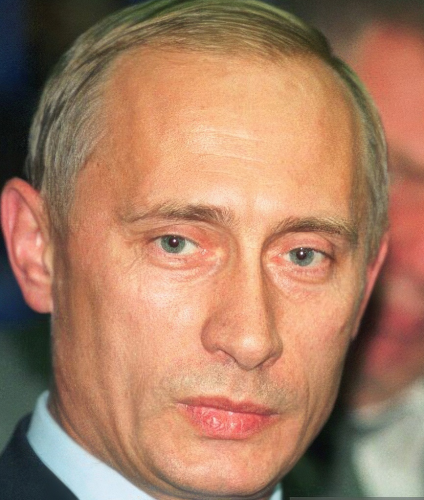
#> input picture simple-test/test-real/real_1999_08_12 (2).png, 424 x 500 px; its folder holds only this picture in this run
$ python extract_texture_simple_test.py   (older library calls are emulated)
#> lines starting #> are read from the running program, lines starting #| are printed output that depends on the picture; after the words box and inside, x2 and y2 are one past the last pixel; in counts of white or black regions, pixels touching at a corner belong together
#!/usr/bin/env python3
"""
Extract texture metrics from simple-test real vs silicone using scikit-image
Goal: find quality-robust metrics and thresholds.

Dataset:
- /home/user/dptn_new/simple-test/test-real/*.png  (196)
- /home/user/dptn_new/simple-test/test-silicone/*.png (100)

Output:
- /home/user/texture_metrics.csv
- /home/user/texture_stats.json
"""

from pathlib import Path
import cv2
import numpy as np
import json
from collections import defaultdict

from skimage.feature import graycomatrix, graycoprops, local_binary_pattern
from skimage.filters.rank import entropy as rank_entropy
from skimage.morphology import disk, white_tophat
from skimage.restoration import estimate_sigma
from scipy.ndimage import uniform_filter
from scipy.stats import skew
import warnings
warnings.filterwarnings("ignore")

REAL_DIR = Path("/home/user/dptn_new/simple-test/test-real")
SIL_DIR = Path("/home/user/dptn_new/simple-test/test-silicone")
OUT_CSV = Path("/home/user/texture_metrics.csv")
OUT_JSON = Path("/home/user/texture_stats.json")

def create_skin_mask(h, w):
    """Ellipse central mask 70% width, 80% height, centered"""
    mask = np.zeros((h,w), dtype=np.uint8)
    cx, cy = w//2, h//2
    # axes: 35% width, 40% height
    ax_x, ax_y = int(w*0.35), int(h*0.40)
    cv2.ellipse(mask, (cx,cy), (ax_x, ax_y), 0, 0, 360, 1, -1)
    return mask.astype(bool)

def image_quality_metrics(gray):
    """blur, noise, blockiness, overall"""
    blur = float(cv2.Laplacian(gray, cv2.CV_64F).var())
    median = cv2.medianBlur(gray, 3)
    noise = float(np.mean(np.abs(gray.astype(np.float32) - median.astype(np.float32))))
    # jpeg blockiness: difference across 8px grid
    if gray.shape[0] > 16 and gray.shape[1] > 16:
        b = gray[:, 7::8].astype(np.float32)
        i = gray[:, 3::8].astype(np.float32)
        n = min(b.shape[1], i.shape[1])
        blockiness = float(np.mean(np.abs(b[:,:n]-i[:,:n])))/10.0+1.0
    else:
        blockiness = 1.0
    sharp_denom = 400.0 * np.clip(min(gray.shape)/224.0, 0.35, 2.5)
    sharpness = float(np.clip(blur / sharp_denom, 0, 1))
    overall = float(np.clip(sharpness*0.7 + (1-min(noise/35.0,1))*0.3,0,1))
    return {"blur":blur, "noise":noise, "blockiness":blockiness, "sharpness":sharpness, "overall":overall}

def glcm_features(gray_u8, mask, levels=32):
    """Quantile-based GLCM"""
    # mask -> crop to bounding box of mask
    coords = np.argwhere(mask)
    if coords.size==0:
        return {}
    y0,y1 = coords[:,0].min(), coords[:,0].max()+1
    x0,x1 = coords[:,1].min(), coords[:,1].max()+1
    crop = gray_u8[y0:y1, x0:x1]
    if crop.size==0:
        return {}
    # percentile quantization [2,98] like original
    skin_pixels = gray_u8[mask]
    if skin_pixels.size==0:
        return {}
    lo, hi = np.percentile(skin_pixels, [2,98])
    span = max(hi-lo, 1e-6)
    norm = np.clip((crop.astype(float)-lo)/span,0,1)
    quant = (norm* (levels-1)).astype(np.uint8)
    # need same for whole crop, but mask for GLCM? skimage greycomatrix doesn't support mask, so we fill non-skin with mean
    # for simplicity compute GLCM on whole quant crop (includes some background) - but we cropped tightly so ok
    try:
        glcm = graycomatrix(quant, distances=[1,3], angles=[0, np.pi/4, np.pi/2, 3*np.pi/4], levels=levels, symmetric=True, normed=True)
        # aggregate
        res={}
        for d_idx, d in enumerate([1,3]):
            # mean over angles
            diss = [float(graycoprops(glcm, "dissimilarity")[d_idx, a]) for a in range(4)]
            homo = [float(graycoprops(glcm, "homogeneity")[d_idx, a]) for a in range(4)]
            contr = [float(graycoprops(glcm, "contrast")[d_idx, a]) for a in range(4)]
            energ = [float(graycoprops(glcm, "energy")[d_idx, a]) for a in range(4)]
            corr = [float(graycoprops(glcm, "correlation")[d_idx, a]) for a in range(4)]
            res[f"glcm_diss_d{d}_mean"] = float(np.mean(diss))
            res[f"glcm_diss_d{d}_std"] = float(np.std(diss))
            res[f"glcm_homo_d{d}_mean"] = float(np.mean(homo))
            res[f"glcm_contr_d{d}_mean"] = float(np.mean(contr))
            res[f"glcm_energy_d{d}_mean"] = float(np.mean(energ))
            res[f"glcm_corr_d{d}_mean"] = float(np.mean(corr))
            # anisotropy: std across angles (regular texture has high anisotropy)
            res[f"glcm_diss_d{d}_aniso"] = float(np.std(diss))
        return res
    except Exception as e:
        return {}

def lbp_features(gray_u8, mask):
    res={}
    try:
        lbp1 = local_binary_pattern(gray_u8, P=8, R=1, method="uniform")
        lbp2 = local_binary_pattern(gray_u8, P=8, R=2, method="uniform")
        lbp1_skin = lbp1[mask]
        lbp2_skin = lbp2[mask]
        if lbp1_skin.size>0:
            # uniform patterns: 0..8 uniform, 9 non-uniform
            # std
            res["lbp_r1_std"] = float(np.std(lbp1_skin))
            res["lbp_r1_mean"] = float(np.mean(lbp1_skin))
            # histogram
            hist, _ = np.histogram(lbp1_skin, bins=10, range=(0,10), density=True)
            # entropy of lbp histogram
            hist = hist[hist>0]
            res["lbp_r1_hist_entropy"] = float(-np.sum(hist*np.log2(hist))) if hist.size>0 else 0.0
            # non-uniform ratio: code 9 is non-uniform in uniform method (P+1)
            # Actually uniform method: 0..P are uniform, P+1=9 is non-uniform
            non_uniform = np.sum(lbp1_skin==9) / lbp1_skin.size
            res["lbp_r1_nonuniform_ratio"] = float(non_uniform)
        if lbp2_skin.size>0:
            res["lbp_r2_std"] = float(np.std(lbp2_skin))
            res["lbp_r2_mean"] = float(np.mean(lbp2_skin))
            non_uniform2 = np.sum(lbp2_skin==9) / lbp2_skin.size
            res["lbp_r2_nonuniform_ratio"] = float(non_uniform2)
        # ror method for complexity
        lbp_ror = local_binary_pattern(gray_u8, P=8, R=1, method="ror")
        lbp_ror_skin = lbp_ror[mask]
        if lbp_ror_skin.size>0:
            res["lbp_ror_r1_std"] = float(np.std(lbp_ror_skin))
    except Exception as e:
        pass
    return res

def fft_features(gray_u8, mask):
    res={}
    try:
        coords = np.argwhere(mask)
        if coords.size<64*64:
            return res
        y0,y1 = coords[:,0].min(), coords[:,0].max()+1
        x0,x1 = coords[:,1].min(), coords[:,1].max()+1
        crop = gray_u8[y0:y1, x0:x1].astype(np.float32)
        # patch-based: central 128x128 if possible
        h,w = crop.shape
        # take central patch 128x128
        ch, cw = h//2, w//2
        ph = min(128, h)
        pw = min(128, w)
        patch = crop[ch-ph//2:ch+ph//2, cw-pw//2:cw+pw//2]
        if patch.size==0:
            return res
        # window
        wy = np.hanning(patch.shape[0])
        wx = np.hanning(patch.shape[1])
        window = np.outer(wy, wx)
        patch_w = (patch - patch.mean()) * window
        f = np.fft.fft2(patch_w)
        fshift = np.fft.fftshift(f)
        mag = np.abs(fshift)
        power = mag**2
        h_, w_ = mag.shape
        cy, cx = h_//2, w_//2
        yy, xx = np.ogrid[:h_, :w_]
        radius = np.sqrt((yy-cy)**2 + (xx-cx)**2)
        # masks
        low = power[radius<=4].sum()
        high = power[radius>8].sum()
        total = power.sum()+1e-6
        res["fft_highfreq_ratio"] = float(high/(low+1e-6)) if low>0 else 0.0
        res["fft_high_low_ratio"] = float(high/total)
        res["fft_peak_ratio"] = float(mag.max()/ (total+1e-6))
        # anisotropy: angular profile
        theta = np.arctan2(yy-cy, xx-cx) + np.pi # 0..2pi
        n_bins=12
        ang_profile=[]
        for i in range(n_bins):
            a0 = i*2*np.pi/n_bins
            a1 = (i+1)*2*np.pi/n_bins
            mask_ang = (theta>=a0) & (theta<a1) & (radius>=5) & (radius<=20)
            if mask_ang.any():
                ang_profile.append(power[mask_ang].mean())
            else:
                ang_profile.append(0)
        ang_profile = np.array(ang_profile)
        if ang_profile.sum()>0:
            ang_profile = ang_profile/ang_profile.sum()
            # entropy
            ang_profile = ang_profile[ang_profile>0]
            ent = -np.sum(ang_profile*np.log(ang_profile+1e-9))
            max_ent = np.log(n_bins)
            res["fft_angular_entropy"] = float(ent/max_ent) # 1=isotropic, 0=anisotropic
            res["fft_aniso"] = float(1.0 - ent/max_ent) # anisotropy
        # spectral slope beta
        # radial bins
        max_r = min(h_, w_)//2
        n_rad=15
        rad_power=[]
        rad_r=[]
        for i in range(1, n_rad):
            r0 = i*max_r/n_rad
            r1 = (i+1)*max_r/n_rad
            m = (radius>=r0) & (radius<r1)
            if m.any():
                rad_power.append(power[m].mean())
                rad_r.append((r0+r1)/2)
        rad_power = np.array(rad_power)
        rad_r = np.array(rad_r)
        valid = (rad_power>0) & (rad_r>3)
        if valid.sum()>=4:
            log_r = np.log(rad_r[valid])
            log_p = np.log(rad_power[valid]+1e-9)
            slope, _ = np.polyfit(log_r, log_p, 1)
            res["spectral_slope_beta"] = float(-slope)
        else:
            res["spectral_slope_beta"] = 2.5
    except Exception as e:
        # print(e)
        pass
    return res

def local_var_features(gray_u8, mask):
    res={}
    try:
        gray_f = gray_u8.astype(np.float64)
        for wname, w in [("w15",15), ("w31",31)]:
            local_m = uniform_filter(gray_f, size=w)
            local_m_sq = uniform_filter(gray_f**2, size=w)
            local_var = np.maximum(local_m_sq - local_m**2, 0)
            local_std = np.sqrt(local_var)
            valid_mask = mask & (local_m>1)
            if valid_mask.any():
                cv = local_std[valid_mask] / local_m[valid_mask]
                cv = np.clip(cv, 0, 5)
                res[f"homo_cv_{wname}_mean"] = float(np.mean(cv))
                res[f"homo_cv_{wname}_std"] = float(np.std(cv))
                # local std mean
                res[f"homo_std_{wname}_mean"] = float(np.mean(local_std[valid_mask]))
    except Exception:
        pass
    return res

def pore_features(gray_u8, mask):
    res={}
    try:
        for rname, r in [("r2",2), ("r4",4)]:
            tophat = white_tophat(gray_u8, disk(r))
            vals = tophat[mask]
            if vals.size>0:
                res[f"pore_tophat_{rname}_mean"] = float(np.mean(vals))
                res[f"pore_tophat_{rname}_std"] = float(np.std(vals))
                # density: count > mean+std
                thr = np.mean(vals) + np.std(vals)
                dens = np.sum(vals>thr) / max(mask.sum(),1)
                res[f"pore_density_{rname}"] = float(dens)
    except Exception:
        pass
    return res

def edge_features(gray_u8, mask):
    res={}
    try:
        edges = cv2.Canny(gray_u8, 40, 120)
        if mask.any():
            res["edge_density"] = float(edges[mask].mean()/255.0)
        # sobel skew
        sx = cv2.Sobel(gray_u8, cv2.CV_64F, 1,0, ksize=3)
        sy = cv2.Sobel(gray_u8, cv2.CV_64F, 0,1, ksize=3)
        mag = np.sqrt(sx**2+sy**2)
        mag_skin = mag[mask]
        if mag_skin.size>0:
            res["sobel_mean"] = float(np.mean(mag_skin))
            res["sobel_std"] = float(np.std(mag_skin))
            res["sobel_skew"] = float(skew(mag_skin.ravel())) if mag_skin.size>10 else 0.0
    except Exception:
        pass
    return res

def entropy_features(gray_u8, mask):
    res={}
    try:
        # histogram entropy 32 bins
        pixels = gray_u8[mask]
        if pixels.size>0:
            hist, _ = np.histogram(pixels, bins=32, range=(0,255), density=False)
            prob = hist / hist.sum()
            prob = prob[prob>0]
            ent = -np.sum(prob*np.log2(prob)) if prob.size>0 else 0.0
            res["hist_entropy"] = float(ent)
        # rank entropy disk 5
        # need uint8 image
        try:
            ent_img = rank_entropy(gray_u8, disk(5))
            if mask.any():
                res["rank_entropy_median"] = float(np.median(ent_img[mask]))
                res["rank_entropy_std"] = float(np.std(ent_img[mask]))
        except Exception:
            pass
    except Exception:
        pass
    return res

def process_image(path, label):
    img = cv2.imread(str(path))
    if img is None:
        return None
    # resize if too large? Keep as is
    h,w = img.shape[:2]
    mask = create_skin_mask(h,w)
    gray = cv2.cvtColor(img, cv2.COLOR_BGR2GRAY)
    # quality
    q = image_quality_metrics(gray)
    # metrics
    feats={}
    feats.update(q)
    feats.update(glcm_features(gray, mask))
    feats.update(lbp_features(gray, mask))
    feats.update(fft_features(gray, mask))
    feats.update(local_var_features(gray, mask))
    feats.update(pore_features(gray, mask))
    feats.update(edge_features(gray, mask))
    feats.update(entropy_features(gray, mask))
    feats["label"] = label
    feats["path"] = str(path.name)
    # estimate sigma via skimage
    try:
        sigma = estimate_sigma(gray, channel_axis=None)
        feats["sigma_est"] = float(sigma)
    except:
        feats["sigma_est"] = 0.0
    return feats

def main():
    all_feats=[]
    for p in REAL_DIR.glob("*.png"):
        f = process_image(p, "real")
#> in process_image, img is the input picture: shape (500, 424, 3); mean B, G, R 99.5, 125.8, 168.4
#> in create_skin_mask, `cv2.ellipse(mask, (cx,cy), (ax_x, ax_y), 0, 0, 360, 1, -1)`:
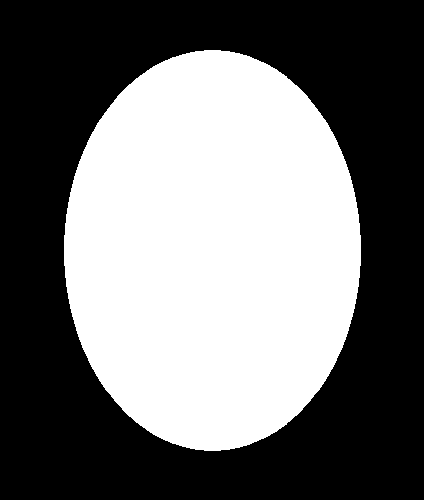
#> mask: shape (500, 424); values 0 (black) and 1 (white), 44.1% white; 1 white region, box (x1, y1, x2, y2) and area: (64, 50, 361, 451) 93445
#> in image_quality_metrics, `blur = float(cv2.Laplacian(gray, cv2.CV_64F).var())`: blur = 261.6
#> in image_quality_metrics, `noise = float(np.mean(np.abs(gray.astype(np.float32) - median.astype(n..`: noise = 2.44
#> in image_quality_metrics, `blockiness = float(np.mean(np.abs(b[:,:n]-i[:,:n])))/10.0+1.0`: blockiness = 2.01
#> in image_quality_metrics, `sharpness = float(np.clip(blur / sharp_denom, 0, 1))`: sharpness = 0.346
#> in image_quality_metrics, `overall = float(np.clip(sharpness*0.7 + (1-min(noise/35.0,1))*0.3,0,1))`: overall = 0.521
#> in process_image, `q = image_quality_metrics(gray)`: q = {'blur': 261.6, 'noise': 2.44, 'blockiness': 2.01, 'sharpness': 0.346, 'overall': 0.521}
#> in glcm_features, `coords = np.argwhere(mask)`: coords = 93445 pairs, first value 50 to 450, second value 64 to 360
#> in glcm_features, `y0,y1 = coords[:,0].min(), coords[:,0].max()+1`: y0 = 50; y1 = 451
#> in glcm_features, `x0,x1 = coords[:,1].min(), coords[:,1].max()+1`: x0 = 64; x1 = 361
#> in glcm_features, `crop = gray_u8[y0:y1, x0:x1]`:
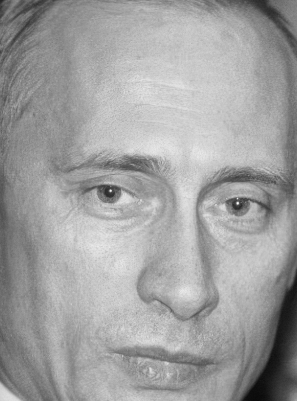
#> crop: shape (401, 297); min 10, max 249, mean 160.2
#> in glcm_features, `lo, hi = np.percentile(skin_pixels, [2,98])`: lo = 105; hi = 216
#> in glcm_features, `span = max(hi-lo, 1e-6)`: span = 111
#> in glcm_features, `norm = np.clip((crop.astype(float)-lo)/span,0,1)`:
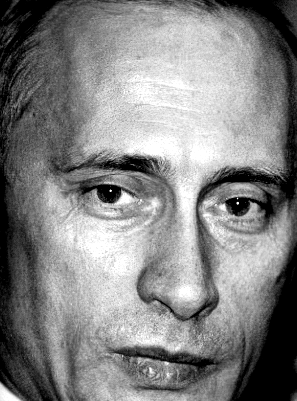
#> norm: shape (401, 297) float64; min 0, max 1, mean 0.519
#> the loop in glcm_features, `for d_idx, d in enumerate([1,3]):` made 2 passes
#> (diss, homo, contr, energ, corr) on passes 1 to 2: ([1.35, 1.64, 1.37, 1.63], [0.519, 0.471, 0.521, 0.473], [3.68, 5.56, 4.02, 5.53], [0.101, 0.0955, 0.102, 0.0964], [0.977, 0.965, 0.975, 0.965]), ([2.14, 2.11, 2.09, 2.11], [0.406, 0.412, 0.428, 0.415], [9.43, 9.47, 10.33, 9.76], [0.0856, 0.0864, 0.0888, 0.0873], [0.94, 0.939, 0.934, 0.938])
#> after the loop in glcm_features, `for d_idx, d in enumerate([1,3]):`: res = 14 items
#> in lbp_features, `lbp2 = local_binary_pattern(gray_u8, P=8, R=2, method="uniform")`:
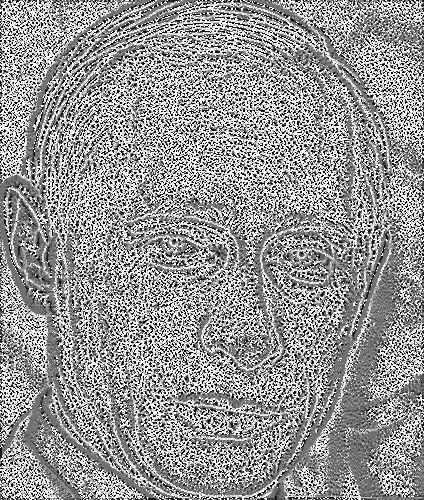
#> lbp2: shape (500, 424) float64; min 0, max 9, mean 5.31; drawn with min black and max white
#> in lbp_features, `hist, _ = np.histogram(lbp1_skin, bins=10, range=(0,10), density=True)`: hist = [0.0888, 0.0968, 0.0663, 0.0863, 0.0988, 0.0905, 0.0771, 0.0974, 0.116, 0.182]
#> in lbp_features, `non_uniform = np.sum(lbp1_skin==9) / lbp1_skin.size`: non_uniform = 0.182
#> in lbp_features, `non_uniform2 = np.sum(lbp2_skin==9) / lbp2_skin.size`: non_uniform2 = 0.271
#> in lbp_features, `lbp_ror = local_binary_pattern(gray_u8, P=8, R=1, method="ror")`:
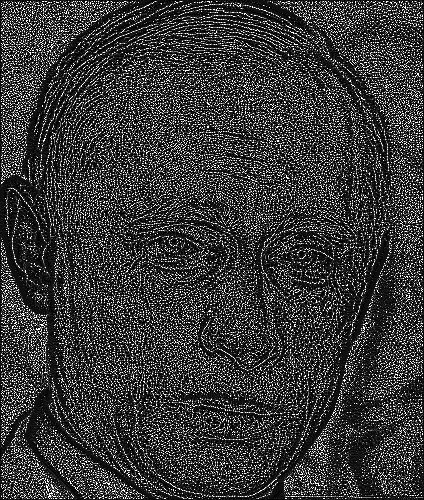
#> lbp_ror: shape (500, 424) float64; min 0, max 255, mean 57.9
#> in fft_features, `y0,y1 = coords[:,0].min(), coords[:,0].max()+1`: y0 = 50; y1 = 451
#> in fft_features, `x0,x1 = coords[:,1].min(), coords[:,1].max()+1`: x0 = 64; x1 = 361
#> in fft_features, `mag = np.abs(fshift)`:
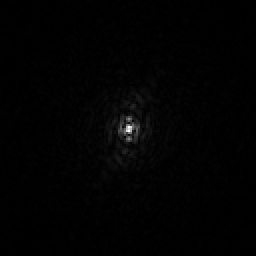
#> mag: shape (128, 128) float64 (shown 2 times larger); min 4.48, max 41615.5, mean 427.2; drawn with min black and max white
#> in fft_features, `low = power[radius<=4].sum()`: low = 1.63e+10
#> in fft_features, `high = power[radius>8].sum()`: high = 4.94e+09
#> in fft_features, `total = power.sum()+1e-6`: total = 2.8e+10
#> after the loop in fft_features, `for i in range(n_bins):`: ang_profile = [3498887.1, 5407333.8, 7034743.7, 15480081.2, 3914113.3, 5032179.9, 3994759.8, 5407333.8, 7034743.7, 15480081.2, 3914113.3, 5032179.9]
#> in fft_features, `ang_profile = ang_profile/ang_profile.sum()`: ang_profile = [0.0431, 0.0666, 0.0866, 0.191, 0.0482, 0.0619, 0.0492, 0.0666, 0.0866, 0.191, 0.0482, 0.0619]
#> in fft_features, `ent = -np.sum(ang_profile*np.log(ang_profile+1e-9))`: ent = 2.34
#> after the loop in fft_features, `for i in range(1, n_rad):`: rad_power = [33910350.7, 5673794.2, 2259187.6, 1350237.8, 479541.8, 301048.9, 208386.2, 168760.5, 121390.1, 89420.7, 71290.5, 59127.8, 50873.2, 41080.9]; rad_r = [6.4, 10.67, 14.93, 19.2, 23.47, 27.73, 32, 36.27, 40.53, 44.8, 49.07, 53.33, 57.6, 61.87]
#> in fft_features, `valid = (rad_power>0) & (rad_r>3)`: valid = [True, True, True, True, True, True, True, True, True, True, True, True, True, True]
#> in fft_features, `log_r = np.log(rad_r[valid])`: log_r = [1.86, 2.37, 2.7, 2.95, 3.16, 3.32, 3.47, 3.59, 3.7, 3.8, 3.89, 3.98, 4.05, 4.12]
#> in fft_features, `log_p = np.log(rad_power[valid]+1e-9)`: log_p = [17.34, 15.55, 14.63, 14.12, 13.08, 12.62, 12.25, 12.04, 11.71, 11.4, 11.17, 10.99, 10.84, 10.62]
#> in fft_features, `slope, _ = np.polyfit(log_r, log_p, 1)`: slope = -2.93
#> after the loop in local_var_features, `for wname, w in [("w15",15), ("w31",31)]:`:
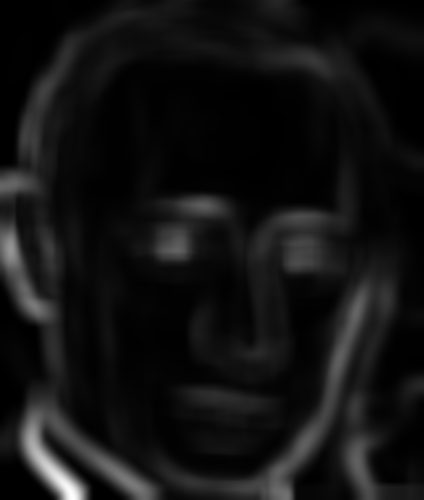
#> local_var: shape (500, 424) float64; min 2.01, max 6546.3, mean 490.1; drawn with min black and max white
#> after the loop in local_var_features, `for wname, w in [("w15",15), ("w31",31)]:`: res = {'homo_cv_w15_mean': 0.0697, 'homo_cv_w15_std': 0.0562, 'homo_std_w15_mean': 11.14, 'homo_cv_w31_mean': 0.0962, 'homo_cv_w31_std': 0.0636, 'homo_std_w31_mean': 15.62}
#> the loop in pore_features, `for rname, r in [("r2",2), ("r4",4)]:` made 2 passes
#> (thr, dens) on passes 1 to 2: (9.51, 0.136), (14.03, 0.117)
#> (the rest of the program and of its run is left out)
